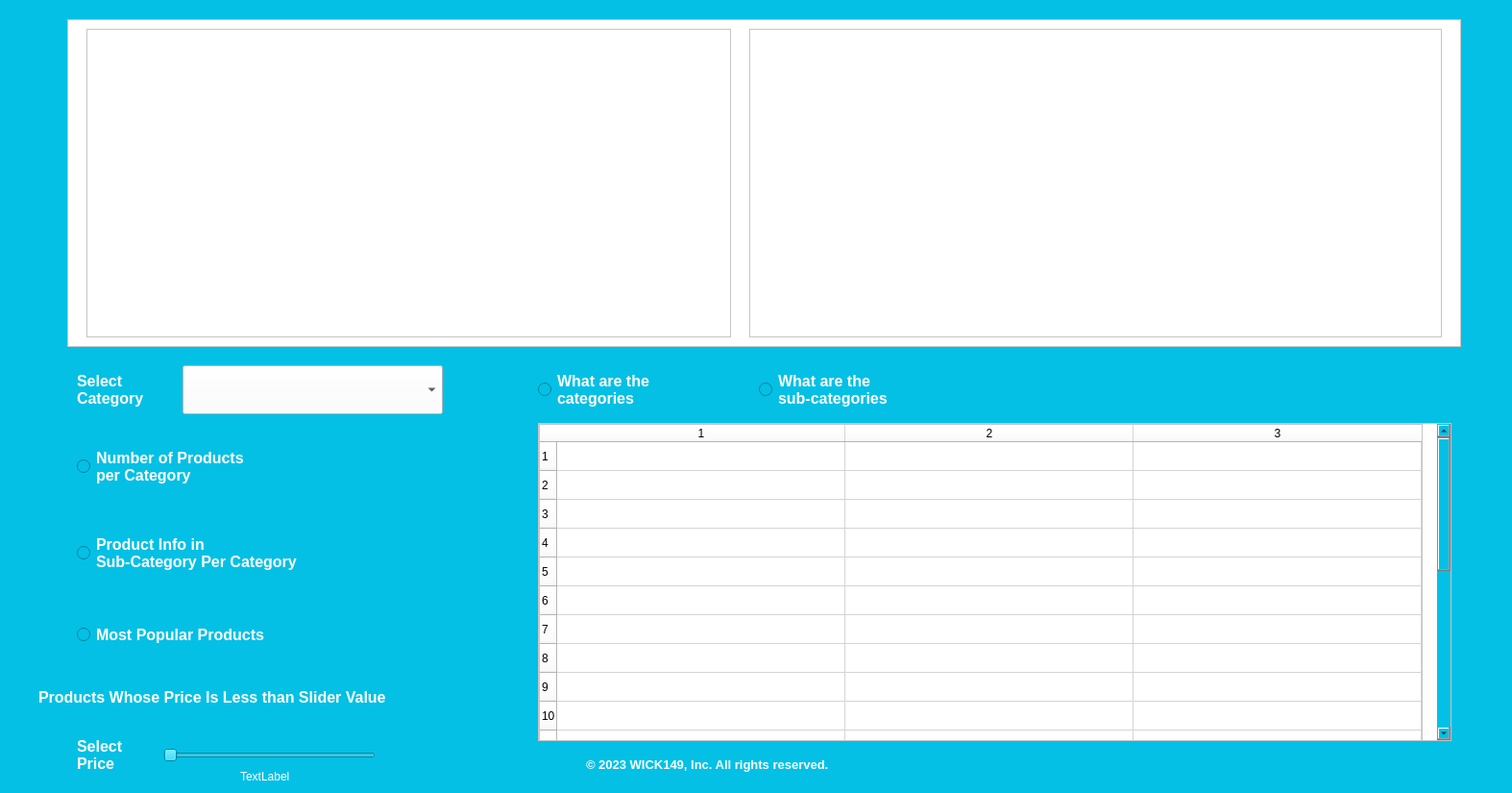
<?xml version="1.0" encoding="UTF-8"?>
<ui version="4.0">
 <class>Dialog</class>
 <widget class="QDialog" name="Dialog">
  <property name="geometry">
   <rect>
    <x>0</x>
    <y>0</y>
    <width>1574</width>
    <height>825</height>
   </rect>
  </property>
  <property name="windowTitle">
   <string>Product &amp; Category Insights</string>
  </property>
  <property name="styleSheet">
   <string notr="true">background-color: rgb(4, 192, 229);
</string>
  </property>
  <widget class="QScrollArea" name="scrollArea">
   <property name="geometry">
    <rect>
     <x>560</x>
     <y>440</y>
     <width>951</width>
     <height>331</height>
    </rect>
   </property>
   <property name="styleSheet">
    <string notr="true">background-color: rgb(255, 255, 255);</string>
   </property>
   <widget class="QTableWidget" name="display_table">
    <property name="geometry">
     <rect>
      <x>0</x>
      <y>0</y>
      <width>920</width>
      <height>710</height>
     </rect>
    </property>
    <property name="layoutDirection">
     <enum>Qt::LeftToRight</enum>
    </property>
    <property name="autoFillBackground">
     <bool>true</bool>
    </property>
    <property name="showGrid">
     <bool>true</bool>
    </property>
    <property name="rowCount">
     <number>15</number>
    </property>
    <property name="columnCount">
     <number>3</number>
    </property>
    <attribute name="horizontalHeaderDefaultSectionSize">
     <number>300</number>
    </attribute>
    <attribute name="horizontalHeaderMinimumSectionSize">
     <number>49</number>
    </attribute>
    <row/>
    <row/>
    <row/>
    <row/>
    <row/>
    <row/>
    <row/>
    <row/>
    <row/>
    <row/>
    <row/>
    <row/>
    <row/>
    <row/>
    <row/>
    <column/>
    <column/>
    <column/>
   </widget>
  </widget>
  <widget class="QRadioButton" name="numProductsInCategory">
   <property name="geometry">
    <rect>
     <x>80</x>
     <y>460</y>
     <width>241</width>
     <height>51</height>
    </rect>
   </property>
   <property name="palette">
    <palette>
     <active>
      <colorrole role="WindowText">
       <brush brushstyle="SolidPattern">
        <color alpha="255">
         <red>255</red>
         <green>255</green>
         <blue>255</blue>
        </color>
       </brush>
      </colorrole>
      <colorrole role="Button">
       <brush brushstyle="SolidPattern">
        <color alpha="255">
         <red>4</red>
         <green>192</green>
         <blue>229</blue>
        </color>
       </brush>
      </colorrole>
      <colorrole role="Base">
       <brush brushstyle="SolidPattern">
        <color alpha="255">
         <red>4</red>
         <green>192</green>
         <blue>229</blue>
        </color>
       </brush>
      </colorrole>
      <colorrole role="Window">
       <brush brushstyle="SolidPattern">
        <color alpha="255">
         <red>4</red>
         <green>192</green>
         <blue>229</blue>
        </color>
       </brush>
      </colorrole>
     </active>
     <inactive>
      <colorrole role="WindowText">
       <brush brushstyle="SolidPattern">
        <color alpha="255">
         <red>255</red>
         <green>255</green>
         <blue>255</blue>
        </color>
       </brush>
      </colorrole>
      <colorrole role="Button">
       <brush brushstyle="SolidPattern">
        <color alpha="255">
         <red>4</red>
         <green>192</green>
         <blue>229</blue>
        </color>
       </brush>
      </colorrole>
      <colorrole role="Base">
       <brush brushstyle="SolidPattern">
        <color alpha="255">
         <red>4</red>
         <green>192</green>
         <blue>229</blue>
        </color>
       </brush>
      </colorrole>
      <colorrole role="Window">
       <brush brushstyle="SolidPattern">
        <color alpha="255">
         <red>4</red>
         <green>192</green>
         <blue>229</blue>
        </color>
       </brush>
      </colorrole>
     </inactive>
     <disabled>
      <colorrole role="WindowText">
       <brush brushstyle="SolidPattern">
        <color alpha="255">
         <red>120</red>
         <green>120</green>
         <blue>120</blue>
        </color>
       </brush>
      </colorrole>
      <colorrole role="Button">
       <brush brushstyle="SolidPattern">
        <color alpha="255">
         <red>4</red>
         <green>192</green>
         <blue>229</blue>
        </color>
       </brush>
      </colorrole>
      <colorrole role="Base">
       <brush brushstyle="SolidPattern">
        <color alpha="255">
         <red>4</red>
         <green>192</green>
         <blue>229</blue>
        </color>
       </brush>
      </colorrole>
      <colorrole role="Window">
       <brush brushstyle="SolidPattern">
        <color alpha="255">
         <red>4</red>
         <green>192</green>
         <blue>229</blue>
        </color>
       </brush>
      </colorrole>
     </disabled>
    </palette>
   </property>
   <property name="font">
    <font>
     <pointsize>12</pointsize>
     <weight>75</weight>
     <bold>true</bold>
    </font>
   </property>
   <property name="text">
    <string>Number of Products 
per Category</string>
   </property>
  </widget>
  <widget class="QRadioButton" name="mostPopularProducts">
   <property name="geometry">
    <rect>
     <x>80</x>
     <y>640</y>
     <width>281</width>
     <height>41</height>
    </rect>
   </property>
   <property name="palette">
    <palette>
     <active>
      <colorrole role="WindowText">
       <brush brushstyle="SolidPattern">
        <color alpha="255">
         <red>255</red>
         <green>255</green>
         <blue>255</blue>
        </color>
       </brush>
      </colorrole>
      <colorrole role="Button">
       <brush brushstyle="SolidPattern">
        <color alpha="255">
         <red>4</red>
         <green>192</green>
         <blue>229</blue>
        </color>
       </brush>
      </colorrole>
      <colorrole role="Base">
       <brush brushstyle="SolidPattern">
        <color alpha="255">
         <red>4</red>
         <green>192</green>
         <blue>229</blue>
        </color>
       </brush>
      </colorrole>
      <colorrole role="Window">
       <brush brushstyle="SolidPattern">
        <color alpha="255">
         <red>4</red>
         <green>192</green>
         <blue>229</blue>
        </color>
       </brush>
      </colorrole>
     </active>
     <inactive>
      <colorrole role="WindowText">
       <brush brushstyle="SolidPattern">
        <color alpha="255">
         <red>255</red>
         <green>255</green>
         <blue>255</blue>
        </color>
       </brush>
      </colorrole>
      <colorrole role="Button">
       <brush brushstyle="SolidPattern">
        <color alpha="255">
         <red>4</red>
         <green>192</green>
         <blue>229</blue>
        </color>
       </brush>
      </colorrole>
      <colorrole role="Base">
       <brush brushstyle="SolidPattern">
        <color alpha="255">
         <red>4</red>
         <green>192</green>
         <blue>229</blue>
        </color>
       </brush>
      </colorrole>
      <colorrole role="Window">
       <brush brushstyle="SolidPattern">
        <color alpha="255">
         <red>4</red>
         <green>192</green>
         <blue>229</blue>
        </color>
       </brush>
      </colorrole>
     </inactive>
     <disabled>
      <colorrole role="WindowText">
       <brush brushstyle="SolidPattern">
        <color alpha="255">
         <red>120</red>
         <green>120</green>
         <blue>120</blue>
        </color>
       </brush>
      </colorrole>
      <colorrole role="Button">
       <brush brushstyle="SolidPattern">
        <color alpha="255">
         <red>4</red>
         <green>192</green>
         <blue>229</blue>
        </color>
       </brush>
      </colorrole>
      <colorrole role="Base">
       <brush brushstyle="SolidPattern">
        <color alpha="255">
         <red>4</red>
         <green>192</green>
         <blue>229</blue>
        </color>
       </brush>
      </colorrole>
      <colorrole role="Window">
       <brush brushstyle="SolidPattern">
        <color alpha="255">
         <red>4</red>
         <green>192</green>
         <blue>229</blue>
        </color>
       </brush>
      </colorrole>
     </disabled>
    </palette>
   </property>
   <property name="font">
    <font>
     <pointsize>12</pointsize>
     <weight>75</weight>
     <bold>true</bold>
    </font>
   </property>
   <property name="text">
    <string>Most Popular Products</string>
   </property>
  </widget>
  <widget class="QComboBox" name="categoryMenu">
   <property name="geometry">
    <rect>
     <x>190</x>
     <y>380</y>
     <width>271</width>
     <height>51</height>
    </rect>
   </property>
   <property name="font">
    <font>
     <pointsize>12</pointsize>
     <weight>75</weight>
     <bold>true</bold>
    </font>
   </property>
   <property name="styleSheet">
    <string notr="true">background-color: rgb(255, 255, 255);</string>
   </property>
  </widget>
  <widget class="QLabel" name="label">
   <property name="geometry">
    <rect>
     <x>80</x>
     <y>380</y>
     <width>101</width>
     <height>50</height>
    </rect>
   </property>
   <property name="sizePolicy">
    <sizepolicy hsizetype="Fixed" vsizetype="Preferred">
     <horstretch>0</horstretch>
     <verstretch>0</verstretch>
    </sizepolicy>
   </property>
   <property name="minimumSize">
    <size>
     <width>4</width>
     <height>0</height>
    </size>
   </property>
   <property name="palette">
    <palette>
     <active>
      <colorrole role="WindowText">
       <brush brushstyle="SolidPattern">
        <color alpha="255">
         <red>255</red>
         <green>255</green>
         <blue>255</blue>
        </color>
       </brush>
      </colorrole>
      <colorrole role="Button">
       <brush brushstyle="SolidPattern">
        <color alpha="255">
         <red>4</red>
         <green>192</green>
         <blue>229</blue>
        </color>
       </brush>
      </colorrole>
      <colorrole role="Base">
       <brush brushstyle="SolidPattern">
        <color alpha="255">
         <red>4</red>
         <green>192</green>
         <blue>229</blue>
        </color>
       </brush>
      </colorrole>
      <colorrole role="Window">
       <brush brushstyle="SolidPattern">
        <color alpha="255">
         <red>4</red>
         <green>192</green>
         <blue>229</blue>
        </color>
       </brush>
      </colorrole>
     </active>
     <inactive>
      <colorrole role="WindowText">
       <brush brushstyle="SolidPattern">
        <color alpha="255">
         <red>255</red>
         <green>255</green>
         <blue>255</blue>
        </color>
       </brush>
      </colorrole>
      <colorrole role="Button">
       <brush brushstyle="SolidPattern">
        <color alpha="255">
         <red>4</red>
         <green>192</green>
         <blue>229</blue>
        </color>
       </brush>
      </colorrole>
      <colorrole role="Base">
       <brush brushstyle="SolidPattern">
        <color alpha="255">
         <red>4</red>
         <green>192</green>
         <blue>229</blue>
        </color>
       </brush>
      </colorrole>
      <colorrole role="Window">
       <brush brushstyle="SolidPattern">
        <color alpha="255">
         <red>4</red>
         <green>192</green>
         <blue>229</blue>
        </color>
       </brush>
      </colorrole>
     </inactive>
     <disabled>
      <colorrole role="WindowText">
       <brush brushstyle="SolidPattern">
        <color alpha="255">
         <red>120</red>
         <green>120</green>
         <blue>120</blue>
        </color>
       </brush>
      </colorrole>
      <colorrole role="Button">
       <brush brushstyle="SolidPattern">
        <color alpha="255">
         <red>4</red>
         <green>192</green>
         <blue>229</blue>
        </color>
       </brush>
      </colorrole>
      <colorrole role="Base">
       <brush brushstyle="SolidPattern">
        <color alpha="255">
         <red>4</red>
         <green>192</green>
         <blue>229</blue>
        </color>
       </brush>
      </colorrole>
      <colorrole role="Window">
       <brush brushstyle="SolidPattern">
        <color alpha="255">
         <red>4</red>
         <green>192</green>
         <blue>229</blue>
        </color>
       </brush>
      </colorrole>
     </disabled>
    </palette>
   </property>
   <property name="font">
    <font>
     <pointsize>12</pointsize>
     <weight>75</weight>
     <bold>true</bold>
    </font>
   </property>
   <property name="text">
    <string>Select 
Category</string>
   </property>
  </widget>
  <widget class="QLabel" name="label_4">
   <property name="geometry">
    <rect>
     <x>610</x>
     <y>780</y>
     <width>371</width>
     <height>31</height>
    </rect>
   </property>
   <property name="palette">
    <palette>
     <active>
      <colorrole role="WindowText">
       <brush brushstyle="SolidPattern">
        <color alpha="255">
         <red>255</red>
         <green>255</green>
         <blue>255</blue>
        </color>
       </brush>
      </colorrole>
      <colorrole role="Button">
       <brush brushstyle="SolidPattern">
        <color alpha="255">
         <red>4</red>
         <green>192</green>
         <blue>229</blue>
        </color>
       </brush>
      </colorrole>
      <colorrole role="Base">
       <brush brushstyle="SolidPattern">
        <color alpha="255">
         <red>4</red>
         <green>192</green>
         <blue>229</blue>
        </color>
       </brush>
      </colorrole>
      <colorrole role="Window">
       <brush brushstyle="SolidPattern">
        <color alpha="255">
         <red>4</red>
         <green>192</green>
         <blue>229</blue>
        </color>
       </brush>
      </colorrole>
     </active>
     <inactive>
      <colorrole role="WindowText">
       <brush brushstyle="SolidPattern">
        <color alpha="255">
         <red>255</red>
         <green>255</green>
         <blue>255</blue>
        </color>
       </brush>
      </colorrole>
      <colorrole role="Button">
       <brush brushstyle="SolidPattern">
        <color alpha="255">
         <red>4</red>
         <green>192</green>
         <blue>229</blue>
        </color>
       </brush>
      </colorrole>
      <colorrole role="Base">
       <brush brushstyle="SolidPattern">
        <color alpha="255">
         <red>4</red>
         <green>192</green>
         <blue>229</blue>
        </color>
       </brush>
      </colorrole>
      <colorrole role="Window">
       <brush brushstyle="SolidPattern">
        <color alpha="255">
         <red>4</red>
         <green>192</green>
         <blue>229</blue>
        </color>
       </brush>
      </colorrole>
     </inactive>
     <disabled>
      <colorrole role="WindowText">
       <brush brushstyle="SolidPattern">
        <color alpha="255">
         <red>120</red>
         <green>120</green>
         <blue>120</blue>
        </color>
       </brush>
      </colorrole>
      <colorrole role="Button">
       <brush brushstyle="SolidPattern">
        <color alpha="255">
         <red>4</red>
         <green>192</green>
         <blue>229</blue>
        </color>
       </brush>
      </colorrole>
      <colorrole role="Base">
       <brush brushstyle="SolidPattern">
        <color alpha="255">
         <red>4</red>
         <green>192</green>
         <blue>229</blue>
        </color>
       </brush>
      </colorrole>
      <colorrole role="Window">
       <brush brushstyle="SolidPattern">
        <color alpha="255">
         <red>4</red>
         <green>192</green>
         <blue>229</blue>
        </color>
       </brush>
      </colorrole>
     </disabled>
    </palette>
   </property>
   <property name="font">
    <font>
     <pointsize>10</pointsize>
     <weight>75</weight>
     <bold>true</bold>
     <underline>false</underline>
    </font>
   </property>
   <property name="text">
    <string>© 2023 WICK149, Inc. All rights reserved.</string>
   </property>
  </widget>
  <widget class="QRadioButton" name="subcategoryButton">
   <property name="geometry">
    <rect>
     <x>790</x>
     <y>380</y>
     <width>181</width>
     <height>51</height>
    </rect>
   </property>
   <property name="palette">
    <palette>
     <active>
      <colorrole role="WindowText">
       <brush brushstyle="SolidPattern">
        <color alpha="255">
         <red>255</red>
         <green>255</green>
         <blue>255</blue>
        </color>
       </brush>
      </colorrole>
      <colorrole role="Button">
       <brush brushstyle="SolidPattern">
        <color alpha="255">
         <red>4</red>
         <green>192</green>
         <blue>229</blue>
        </color>
       </brush>
      </colorrole>
      <colorrole role="Base">
       <brush brushstyle="SolidPattern">
        <color alpha="255">
         <red>4</red>
         <green>192</green>
         <blue>229</blue>
        </color>
       </brush>
      </colorrole>
      <colorrole role="Window">
       <brush brushstyle="SolidPattern">
        <color alpha="255">
         <red>4</red>
         <green>192</green>
         <blue>229</blue>
        </color>
       </brush>
      </colorrole>
     </active>
     <inactive>
      <colorrole role="WindowText">
       <brush brushstyle="SolidPattern">
        <color alpha="255">
         <red>255</red>
         <green>255</green>
         <blue>255</blue>
        </color>
       </brush>
      </colorrole>
      <colorrole role="Button">
       <brush brushstyle="SolidPattern">
        <color alpha="255">
         <red>4</red>
         <green>192</green>
         <blue>229</blue>
        </color>
       </brush>
      </colorrole>
      <colorrole role="Base">
       <brush brushstyle="SolidPattern">
        <color alpha="255">
         <red>4</red>
         <green>192</green>
         <blue>229</blue>
        </color>
       </brush>
      </colorrole>
      <colorrole role="Window">
       <brush brushstyle="SolidPattern">
        <color alpha="255">
         <red>4</red>
         <green>192</green>
         <blue>229</blue>
        </color>
       </brush>
      </colorrole>
     </inactive>
     <disabled>
      <colorrole role="WindowText">
       <brush brushstyle="SolidPattern">
        <color alpha="255">
         <red>120</red>
         <green>120</green>
         <blue>120</blue>
        </color>
       </brush>
      </colorrole>
      <colorrole role="Button">
       <brush brushstyle="SolidPattern">
        <color alpha="255">
         <red>4</red>
         <green>192</green>
         <blue>229</blue>
        </color>
       </brush>
      </colorrole>
      <colorrole role="Base">
       <brush brushstyle="SolidPattern">
        <color alpha="255">
         <red>4</red>
         <green>192</green>
         <blue>229</blue>
        </color>
       </brush>
      </colorrole>
      <colorrole role="Window">
       <brush brushstyle="SolidPattern">
        <color alpha="255">
         <red>4</red>
         <green>192</green>
         <blue>229</blue>
        </color>
       </brush>
      </colorrole>
     </disabled>
    </palette>
   </property>
   <property name="font">
    <font>
     <pointsize>12</pointsize>
     <weight>75</weight>
     <bold>true</bold>
     <underline>false</underline>
    </font>
   </property>
   <property name="text">
    <string>What are the 
sub-categories</string>
   </property>
  </widget>
  <widget class="QRadioButton" name="categoryButton">
   <property name="geometry">
    <rect>
     <x>560</x>
     <y>380</y>
     <width>161</width>
     <height>51</height>
    </rect>
   </property>
   <property name="palette">
    <palette>
     <active>
      <colorrole role="WindowText">
       <brush brushstyle="SolidPattern">
        <color alpha="255">
         <red>255</red>
         <green>255</green>
         <blue>255</blue>
        </color>
       </brush>
      </colorrole>
      <colorrole role="Button">
       <brush brushstyle="SolidPattern">
        <color alpha="255">
         <red>4</red>
         <green>192</green>
         <blue>229</blue>
        </color>
       </brush>
      </colorrole>
      <colorrole role="Base">
       <brush brushstyle="SolidPattern">
        <color alpha="255">
         <red>4</red>
         <green>192</green>
         <blue>229</blue>
        </color>
       </brush>
      </colorrole>
      <colorrole role="Window">
       <brush brushstyle="SolidPattern">
        <color alpha="255">
         <red>4</red>
         <green>192</green>
         <blue>229</blue>
        </color>
       </brush>
      </colorrole>
     </active>
     <inactive>
      <colorrole role="WindowText">
       <brush brushstyle="SolidPattern">
        <color alpha="255">
         <red>255</red>
         <green>255</green>
         <blue>255</blue>
        </color>
       </brush>
      </colorrole>
      <colorrole role="Button">
       <brush brushstyle="SolidPattern">
        <color alpha="255">
         <red>4</red>
         <green>192</green>
         <blue>229</blue>
        </color>
       </brush>
      </colorrole>
      <colorrole role="Base">
       <brush brushstyle="SolidPattern">
        <color alpha="255">
         <red>4</red>
         <green>192</green>
         <blue>229</blue>
        </color>
       </brush>
      </colorrole>
      <colorrole role="Window">
       <brush brushstyle="SolidPattern">
        <color alpha="255">
         <red>4</red>
         <green>192</green>
         <blue>229</blue>
        </color>
       </brush>
      </colorrole>
     </inactive>
     <disabled>
      <colorrole role="WindowText">
       <brush brushstyle="SolidPattern">
        <color alpha="255">
         <red>120</red>
         <green>120</green>
         <blue>120</blue>
        </color>
       </brush>
      </colorrole>
      <colorrole role="Button">
       <brush brushstyle="SolidPattern">
        <color alpha="255">
         <red>4</red>
         <green>192</green>
         <blue>229</blue>
        </color>
       </brush>
      </colorrole>
      <colorrole role="Base">
       <brush brushstyle="SolidPattern">
        <color alpha="255">
         <red>4</red>
         <green>192</green>
         <blue>229</blue>
        </color>
       </brush>
      </colorrole>
      <colorrole role="Window">
       <brush brushstyle="SolidPattern">
        <color alpha="255">
         <red>4</red>
         <green>192</green>
         <blue>229</blue>
        </color>
       </brush>
      </colorrole>
     </disabled>
    </palette>
   </property>
   <property name="font">
    <font>
     <pointsize>12</pointsize>
     <weight>75</weight>
     <bold>true</bold>
     <underline>false</underline>
    </font>
   </property>
   <property name="text">
    <string>What are the 
categories</string>
   </property>
  </widget>
  <widget class="QSlider" name="productPriceSlider">
   <property name="geometry">
    <rect>
     <x>170</x>
     <y>760</y>
     <width>221</width>
     <height>51</height>
    </rect>
   </property>
   <property name="maximum">
    <number>20</number>
   </property>
   <property name="pageStep">
    <number>5</number>
   </property>
   <property name="orientation">
    <enum>Qt::Horizontal</enum>
   </property>
  </widget>
  <widget class="QLabel" name="label_2">
   <property name="geometry">
    <rect>
     <x>40</x>
     <y>690</y>
     <width>491</width>
     <height>71</height>
    </rect>
   </property>
   <property name="palette">
    <palette>
     <active>
      <colorrole role="WindowText">
       <brush brushstyle="SolidPattern">
        <color alpha="255">
         <red>255</red>
         <green>255</green>
         <blue>255</blue>
        </color>
       </brush>
      </colorrole>
      <colorrole role="Button">
       <brush brushstyle="SolidPattern">
        <color alpha="255">
         <red>4</red>
         <green>192</green>
         <blue>229</blue>
        </color>
       </brush>
      </colorrole>
      <colorrole role="Base">
       <brush brushstyle="SolidPattern">
        <color alpha="255">
         <red>4</red>
         <green>192</green>
         <blue>229</blue>
        </color>
       </brush>
      </colorrole>
      <colorrole role="Window">
       <brush brushstyle="SolidPattern">
        <color alpha="255">
         <red>4</red>
         <green>192</green>
         <blue>229</blue>
        </color>
       </brush>
      </colorrole>
     </active>
     <inactive>
      <colorrole role="WindowText">
       <brush brushstyle="SolidPattern">
        <color alpha="255">
         <red>255</red>
         <green>255</green>
         <blue>255</blue>
        </color>
       </brush>
      </colorrole>
      <colorrole role="Button">
       <brush brushstyle="SolidPattern">
        <color alpha="255">
         <red>4</red>
         <green>192</green>
         <blue>229</blue>
        </color>
       </brush>
      </colorrole>
      <colorrole role="Base">
       <brush brushstyle="SolidPattern">
        <color alpha="255">
         <red>4</red>
         <green>192</green>
         <blue>229</blue>
        </color>
       </brush>
      </colorrole>
      <colorrole role="Window">
       <brush brushstyle="SolidPattern">
        <color alpha="255">
         <red>4</red>
         <green>192</green>
         <blue>229</blue>
        </color>
       </brush>
      </colorrole>
     </inactive>
     <disabled>
      <colorrole role="WindowText">
       <brush brushstyle="SolidPattern">
        <color alpha="255">
         <red>120</red>
         <green>120</green>
         <blue>120</blue>
        </color>
       </brush>
      </colorrole>
      <colorrole role="Button">
       <brush brushstyle="SolidPattern">
        <color alpha="255">
         <red>4</red>
         <green>192</green>
         <blue>229</blue>
        </color>
       </brush>
      </colorrole>
      <colorrole role="Base">
       <brush brushstyle="SolidPattern">
        <color alpha="255">
         <red>4</red>
         <green>192</green>
         <blue>229</blue>
        </color>
       </brush>
      </colorrole>
      <colorrole role="Window">
       <brush brushstyle="SolidPattern">
        <color alpha="255">
         <red>4</red>
         <green>192</green>
         <blue>229</blue>
        </color>
       </brush>
      </colorrole>
     </disabled>
    </palette>
   </property>
   <property name="font">
    <font>
     <pointsize>12</pointsize>
     <weight>75</weight>
     <bold>true</bold>
    </font>
   </property>
   <property name="text">
    <string>Products Whose Price Is Less than Slider Value</string>
   </property>
  </widget>
  <widget class="QLabel" name="label_3">
   <property name="geometry">
    <rect>
     <x>80</x>
     <y>760</y>
     <width>71</width>
     <height>51</height>
    </rect>
   </property>
   <property name="palette">
    <palette>
     <active>
      <colorrole role="WindowText">
       <brush brushstyle="SolidPattern">
        <color alpha="255">
         <red>255</red>
         <green>255</green>
         <blue>255</blue>
        </color>
       </brush>
      </colorrole>
      <colorrole role="Button">
       <brush brushstyle="SolidPattern">
        <color alpha="255">
         <red>4</red>
         <green>192</green>
         <blue>229</blue>
        </color>
       </brush>
      </colorrole>
      <colorrole role="Base">
       <brush brushstyle="SolidPattern">
        <color alpha="255">
         <red>4</red>
         <green>192</green>
         <blue>229</blue>
        </color>
       </brush>
      </colorrole>
      <colorrole role="Window">
       <brush brushstyle="SolidPattern">
        <color alpha="255">
         <red>4</red>
         <green>192</green>
         <blue>229</blue>
        </color>
       </brush>
      </colorrole>
     </active>
     <inactive>
      <colorrole role="WindowText">
       <brush brushstyle="SolidPattern">
        <color alpha="255">
         <red>255</red>
         <green>255</green>
         <blue>255</blue>
        </color>
       </brush>
      </colorrole>
      <colorrole role="Button">
       <brush brushstyle="SolidPattern">
        <color alpha="255">
         <red>4</red>
         <green>192</green>
         <blue>229</blue>
        </color>
       </brush>
      </colorrole>
      <colorrole role="Base">
       <brush brushstyle="SolidPattern">
        <color alpha="255">
         <red>4</red>
         <green>192</green>
         <blue>229</blue>
        </color>
       </brush>
      </colorrole>
      <colorrole role="Window">
       <brush brushstyle="SolidPattern">
        <color alpha="255">
         <red>4</red>
         <green>192</green>
         <blue>229</blue>
        </color>
       </brush>
      </colorrole>
     </inactive>
     <disabled>
      <colorrole role="WindowText">
       <brush brushstyle="SolidPattern">
        <color alpha="255">
         <red>120</red>
         <green>120</green>
         <blue>120</blue>
        </color>
       </brush>
      </colorrole>
      <colorrole role="Button">
       <brush brushstyle="SolidPattern">
        <color alpha="255">
         <red>4</red>
         <green>192</green>
         <blue>229</blue>
        </color>
       </brush>
      </colorrole>
      <colorrole role="Base">
       <brush brushstyle="SolidPattern">
        <color alpha="255">
         <red>4</red>
         <green>192</green>
         <blue>229</blue>
        </color>
       </brush>
      </colorrole>
      <colorrole role="Window">
       <brush brushstyle="SolidPattern">
        <color alpha="255">
         <red>4</red>
         <green>192</green>
         <blue>229</blue>
        </color>
       </brush>
      </colorrole>
     </disabled>
    </palette>
   </property>
   <property name="font">
    <font>
     <pointsize>12</pointsize>
     <weight>75</weight>
     <bold>true</bold>
    </font>
   </property>
   <property name="text">
    <string>Select 
Price</string>
   </property>
  </widget>
  <widget class="QFrame" name="frame">
   <property name="geometry">
    <rect>
     <x>70</x>
     <y>20</y>
     <width>1451</width>
     <height>341</height>
    </rect>
   </property>
   <property name="styleSheet">
    <string notr="true">background-color: rgb(255, 255, 255);</string>
   </property>
   <property name="frameShape">
    <enum>QFrame::StyledPanel</enum>
   </property>
   <property name="frameShadow">
    <enum>QFrame::Raised</enum>
   </property>
   <widget class="QFrame" name="frame_2">
    <property name="geometry">
     <rect>
      <x>20</x>
      <y>10</y>
      <width>671</width>
      <height>321</height>
     </rect>
    </property>
    <property name="styleSheet">
     <string notr="true">background-image: url(product insights4.png);</string>
    </property>
    <property name="frameShape">
     <enum>QFrame::StyledPanel</enum>
    </property>
    <property name="frameShadow">
     <enum>QFrame::Raised</enum>
    </property>
   </widget>
   <widget class="QFrame" name="frame_3">
    <property name="geometry">
     <rect>
      <x>710</x>
      <y>10</y>
      <width>721</width>
      <height>321</height>
     </rect>
    </property>
    <property name="styleSheet">
     <string notr="true">background-image: url(product insights3.png);</string>
    </property>
    <property name="frameShape">
     <enum>QFrame::StyledPanel</enum>
    </property>
    <property name="frameShadow">
     <enum>QFrame::Raised</enum>
    </property>
   </widget>
  </widget>
  <widget class="QRadioButton" name="productInfoSubCategoryButton">
   <property name="geometry">
    <rect>
     <x>80</x>
     <y>540</y>
     <width>311</width>
     <height>71</height>
    </rect>
   </property>
   <property name="palette">
    <palette>
     <active>
      <colorrole role="WindowText">
       <brush brushstyle="SolidPattern">
        <color alpha="255">
         <red>255</red>
         <green>255</green>
         <blue>255</blue>
        </color>
       </brush>
      </colorrole>
      <colorrole role="Button">
       <brush brushstyle="SolidPattern">
        <color alpha="255">
         <red>4</red>
         <green>192</green>
         <blue>229</blue>
        </color>
       </brush>
      </colorrole>
      <colorrole role="Base">
       <brush brushstyle="SolidPattern">
        <color alpha="255">
         <red>4</red>
         <green>192</green>
         <blue>229</blue>
        </color>
       </brush>
      </colorrole>
      <colorrole role="Window">
       <brush brushstyle="SolidPattern">
        <color alpha="255">
         <red>4</red>
         <green>192</green>
         <blue>229</blue>
        </color>
       </brush>
      </colorrole>
     </active>
     <inactive>
      <colorrole role="WindowText">
       <brush brushstyle="SolidPattern">
        <color alpha="255">
         <red>255</red>
         <green>255</green>
         <blue>255</blue>
        </color>
       </brush>
      </colorrole>
      <colorrole role="Button">
       <brush brushstyle="SolidPattern">
        <color alpha="255">
         <red>4</red>
         <green>192</green>
         <blue>229</blue>
        </color>
       </brush>
      </colorrole>
      <colorrole role="Base">
       <brush brushstyle="SolidPattern">
        <color alpha="255">
         <red>4</red>
         <green>192</green>
         <blue>229</blue>
        </color>
       </brush>
      </colorrole>
      <colorrole role="Window">
       <brush brushstyle="SolidPattern">
        <color alpha="255">
         <red>4</red>
         <green>192</green>
         <blue>229</blue>
        </color>
       </brush>
      </colorrole>
     </inactive>
     <disabled>
      <colorrole role="WindowText">
       <brush brushstyle="SolidPattern">
        <color alpha="255">
         <red>120</red>
         <green>120</green>
         <blue>120</blue>
        </color>
       </brush>
      </colorrole>
      <colorrole role="Button">
       <brush brushstyle="SolidPattern">
        <color alpha="255">
         <red>4</red>
         <green>192</green>
         <blue>229</blue>
        </color>
       </brush>
      </colorrole>
      <colorrole role="Base">
       <brush brushstyle="SolidPattern">
        <color alpha="255">
         <red>4</red>
         <green>192</green>
         <blue>229</blue>
        </color>
       </brush>
      </colorrole>
      <colorrole role="Window">
       <brush brushstyle="SolidPattern">
        <color alpha="255">
         <red>4</red>
         <green>192</green>
         <blue>229</blue>
        </color>
       </brush>
      </colorrole>
     </disabled>
    </palette>
   </property>
   <property name="font">
    <font>
     <pointsize>12</pointsize>
     <weight>75</weight>
     <bold>true</bold>
    </font>
   </property>
   <property name="text">
    <string>Product Info in 
Sub-Category Per Category</string>
   </property>
  </widget>
  <widget class="QLabel" name="label_5">
   <property name="geometry">
    <rect>
     <x>250</x>
     <y>800</y>
     <width>55</width>
     <height>16</height>
    </rect>
   </property>
   <property name="minimumSize">
    <size>
     <width>0</width>
     <height>8</height>
    </size>
   </property>
   <property name="palette">
    <palette>
     <active>
      <colorrole role="WindowText">
       <brush brushstyle="SolidPattern">
        <color alpha="255">
         <red>255</red>
         <green>255</green>
         <blue>255</blue>
        </color>
       </brush>
      </colorrole>
      <colorrole role="Button">
       <brush brushstyle="SolidPattern">
        <color alpha="255">
         <red>4</red>
         <green>192</green>
         <blue>229</blue>
        </color>
       </brush>
      </colorrole>
      <colorrole role="Base">
       <brush brushstyle="SolidPattern">
        <color alpha="255">
         <red>4</red>
         <green>192</green>
         <blue>229</blue>
        </color>
       </brush>
      </colorrole>
      <colorrole role="Window">
       <brush brushstyle="SolidPattern">
        <color alpha="255">
         <red>4</red>
         <green>192</green>
         <blue>229</blue>
        </color>
       </brush>
      </colorrole>
     </active>
     <inactive>
      <colorrole role="WindowText">
       <brush brushstyle="SolidPattern">
        <color alpha="255">
         <red>255</red>
         <green>255</green>
         <blue>255</blue>
        </color>
       </brush>
      </colorrole>
      <colorrole role="Button">
       <brush brushstyle="SolidPattern">
        <color alpha="255">
         <red>4</red>
         <green>192</green>
         <blue>229</blue>
        </color>
       </brush>
      </colorrole>
      <colorrole role="Base">
       <brush brushstyle="SolidPattern">
        <color alpha="255">
         <red>4</red>
         <green>192</green>
         <blue>229</blue>
        </color>
       </brush>
      </colorrole>
      <colorrole role="Window">
       <brush brushstyle="SolidPattern">
        <color alpha="255">
         <red>4</red>
         <green>192</green>
         <blue>229</blue>
        </color>
       </brush>
      </colorrole>
     </inactive>
     <disabled>
      <colorrole role="WindowText">
       <brush brushstyle="SolidPattern">
        <color alpha="255">
         <red>120</red>
         <green>120</green>
         <blue>120</blue>
        </color>
       </brush>
      </colorrole>
      <colorrole role="Button">
       <brush brushstyle="SolidPattern">
        <color alpha="255">
         <red>4</red>
         <green>192</green>
         <blue>229</blue>
        </color>
       </brush>
      </colorrole>
      <colorrole role="Base">
       <brush brushstyle="SolidPattern">
        <color alpha="255">
         <red>4</red>
         <green>192</green>
         <blue>229</blue>
        </color>
       </brush>
      </colorrole>
      <colorrole role="Window">
       <brush brushstyle="SolidPattern">
        <color alpha="255">
         <red>4</red>
         <green>192</green>
         <blue>229</blue>
        </color>
       </brush>
      </colorrole>
     </disabled>
    </palette>
   </property>
   <property name="text">
    <string>TextLabel</string>
   </property>
  </widget>
 </widget>
 <resources>
  <include location="../Designing/images/test.qrc"/>
 </resources>
 <connections/>
</ui>
